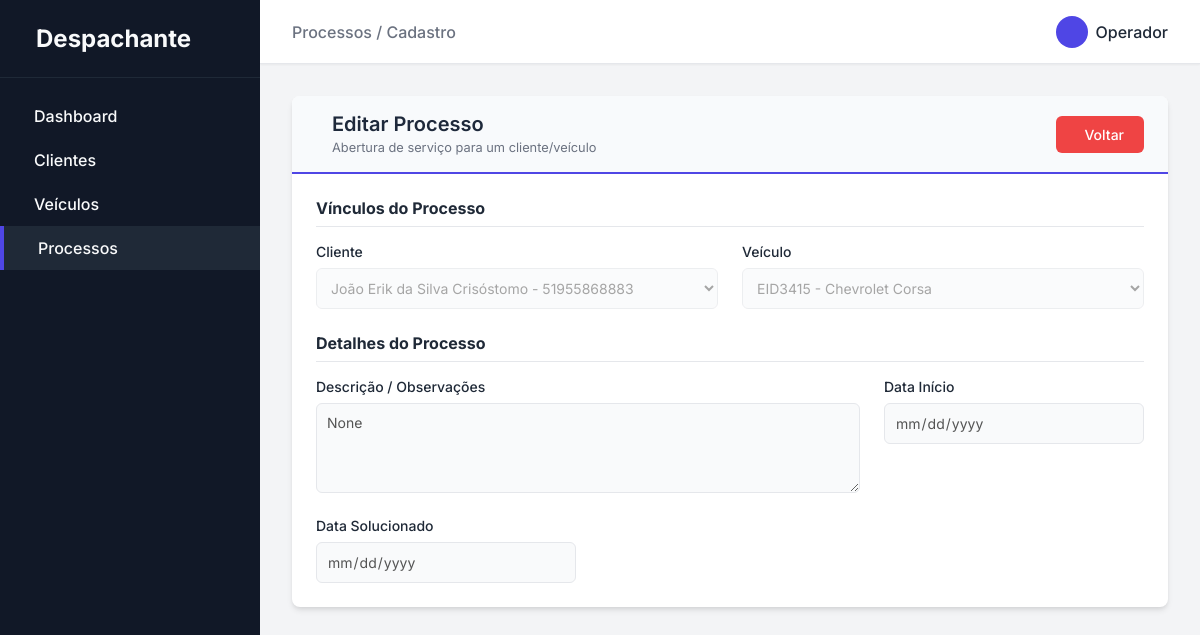
Page /processos/visualizar/1 on the committed database.
### app/models.py (models this page shows)
class Processo(db.Model):
    __tablename__ = 'processo'
    id = db.Column(db.Integer, primary_key=True)
    veiculo_id = db.Column(db.Integer, db.ForeignKey('veiculo.id'))
    cliente_id = db.Column(db.Integer, db.ForeignKey('cliente.id'))
    status = db.Column(db.String(50), nullable=False, default='Em Andamento')
    descricao = db.Column(db.Text, nullable=True)
    data_inicio = db.Column(db.Date, nullable=True)
    data_solucionado = db.Column(db.Date, nullable=True)

class Cliente(db.Model):
    __tablename__ = 'cliente'
    id = db.Column(db.Integer, primary_key=True)
    nome = db.Column(db.String(50), nullable=False)
    vencimento_cnh = db.Column(db.Date, nullable=False)
    nome_pai = db.Column(db.String(50), nullable=False)
    nome_mae = db.Column(db.String(50), nullable=False)
    cpf__cnpj = db.Column(db.String(50), nullable=False)
    rg = db.Column(db.String(50), nullable=False)
    data_nascimento = db.Column(db.Date, nullable=False)
    email = db.Column(db.String(50), nullable=False)
    telefone = db.Column(db.String(50), nullable=False)
    endereco_id = db.Column(db.Integer, db.ForeignKey('endereco.id'))
    veiculos = db.relationship('Veiculo', backref='cliente', lazy=True)
    processos = db.relationship('Processo', backref='cliente', lazy=True)

class Veiculo(db.Model):
    __tablename__ = 'veiculo'
    id = db.Column(db.Integer, primary_key=True)
    placa = db.Column(db.String(50), nullable=False)
    renavam = db.Column(db.String(50), nullable=False)
    chassis = db.Column(db.String(50), nullable=False)
    grupo = db.Column(db.String(50), nullable=False)
    placa_anterior = db.Column(db.String(50), nullable=False)
    proprietario_anterior = db.Column(db.String(50), nullable=False)
    cpf__cnpj_anterior = db.Column(db.String(50), nullable=False)
    marca__modelo = db.Column(db.String(50), nullable=False)
    tipo = db.Column(db.String(50), nullable=False)
    especie = db.Column(db.String(50), nullable=False)
    cor = db.Column(db.String(50), nullable=False)
    combustivel = db.Column(db.String(50), nullable=False)
    categoria = db.Column(db.String(50), nullable=False)
    ano_fabricacao = db.Column(db.String(50), nullable=False)
    ano_modelo = db.Column(db.String(50), nullable=False)
    cilindradas = db.Column(db.String(50), nullable=False)
    potencia = db.Column(db.String(50), nullable=False)
    passageiros = db.Column(db.String(50), nullable=False)
    proprietario_id = db.Column(db.Integer, db.ForeignKey('cliente.id'))
    processos = db.relationship('Processo', backref='veiculo', lazy=True)

### app/routes/home.py (the view)
@bp.route('/processos/visualizar/<int:id>')
def processo_visualizar(id):
    processo = Processo.query.get_or_404(id)
    clientes = Cliente.query.all()
    veiculos = Veiculo.query.all()
    return render_template('processos/form.html', clientes=clientes, veiculos=veiculos, processo=processo, visualizar=True)

### app/templates/processos/form.html (shortened to what this page needs)
{% extends 'base.html' %}
{% block breadcrumb %}Processos / Cadastro{% endblock %}
{% block content %}
<div class="card">
    <div class="card-header" style="background-color: #f8fafc; margin: -1.5rem -1.5rem 1.5rem -1.5rem; padding: 1rem 1.5rem; border-top-left-radius: 0.5rem; border-top-right-radius: 0.5rem; border-bottom: 2px solid var(--primary-color);">
        <div style="display: flex; align-items: center; gap: 1rem;">
            <div>
                <h2 class="card-title" style="margin-bottom: 0; color: #1e293b;">{{ 'Editar Processo' if processo else 'Novo Processo' }}</h2>
                <span style="font-size: 0.8rem; color: var(--text-muted);">Abertura de serviço para um cliente/veículo</span>
            </div>
        </div>
        <div style="display: flex; gap: 0.5rem;">
            <a href="{{ url_for('home.processos') }}" class="btn btn-danger">{% if visualizar %}Voltar{% else %}Cancelar{% endif %}</a>
        </div>
    </div>
    <form id="processoForm" action="{{ url_for('home.processo_editar', id=processo.id) if processo else url_for('home.processo_novo') }}" method="POST">
        <fieldset {% if visualizar %}disabled{% endif %} style="border: none; padding: 0; margin: 0;">
        <h3 style="font-size: 1rem; color: var(--text-main); margin-bottom: 1rem; border-bottom: 1px solid var(--border-color); padding-bottom: 0.5rem;">Vínculos do Processo</h3>
        <div class="form-grid">
            <div class="form-group">
                <label class="form-label">Cliente</label>
                <select class="form-control" name="cliente_id">
                    {% for cliente in clientes %}
                    <option value="{{ cliente.id }}" {% if processo and processo.cliente_id == cliente.id %}selected{% endif %}>{{ cliente.nome }} - {{ cliente.cpf__cnpj }}</option>
                    {% endfor %}
                </select>
            </div>
            <div class="form-group">
                <label class="form-label">Veículo</label>
                <select class="form-control" name="veiculo_id">
                    {% for veiculo in veiculos %}
                    <option value="{{ veiculo.id }}" {% if processo and processo.veiculo_id == veiculo.id %}selected{% endif %}>{{ veiculo.placa }} - {{ veiculo.marca__modelo }}</option>
                    {% endfor %}
                </select>
            </div>
        </div>
        <h3 style="font-size: 1rem; color: var(--text-main); margin-top: 1.5rem; margin-bottom: 1rem; border-bottom: 1px solid var(--border-color); padding-bottom: 0.5rem;">Detalhes do Processo</h3>
        <div class="form-grid">
            <div class="form-group" style="grid-column: span 2;">
                <label class="form-label">Descrição / Observações</label>
                <textarea class="form-control" name="descricao" rows="4">{{ processo.descricao if processo else '' }}</textarea>
            </div>
            <div class="form-group">
                <label class="form-label">Data Início</label>
                <input type="date" class="form-control" name="data_inicio" value="{{ processo.data_inicio.strftime('%Y-%m-%d') if processo and processo.data_inicio else '' }}">
            </div>
            <div class="form-group">
                <label class="form-label">Data Solucionado</label>
                <input type="date" class="form-control" name="data_solucionado" value="{{ processo.data_solucionado.strftime('%Y-%m-%d') if processo and processo.data_solucionado else '' }}">
            </div>
        </div>
        </fieldset>
    </form>
</div>
{% endblock %}

### app/static/css/style.css (style rules this page uses)
:root { --primary-color: #4f46e5; --primary-hover: #4338ca; --bg-color: #f3f4f6; --card-bg: #ffffff; --text-main: #1f2937; --text-muted: #6b7280; --border-color: #e5e7eb; --sidebar-bg: #111827; --sidebar-text: #f9fafb; --sidebar-hover: #1f2937; --danger: #ef4444; --success: #10b981; }
* { margin: 0; padding: 0; box-sizing: border-box; }
body { font-family: 'Inter', -apple-system, BlinkMacSystemFont, "Segoe UI", Roboto, Helvetica, Arial, sans-serif; background-color: var(--bg-color); color: var(--text-main); display: flex; height: 100vh; overflow: hidden; }
.card { background-color: var(--card-bg); border-radius: 0.5rem; box-shadow: 0 4px 6px -1px rgba(0, 0, 0, 0.1), 0 2px 4px -1px rgba(0, 0, 0, 0.06); padding: 1.5rem; margin-bottom: 2rem; }
.card-header { display: flex; justify-content: space-between; align-items: center; margin-bottom: 1.5rem; padding-bottom: 1rem; border-bottom: 1px solid var(--border-color); }
.card-title { font-size: 1.25rem; font-weight: 600; }
.form-grid { display: grid; grid-template-columns: repeat(auto-fit, minmax(250px, 1fr)); gap: 1.5rem; }
.form-group { display: flex; flex-direction: column; gap: 0.5rem; }
.form-label { font-size: 0.875rem; font-weight: 500; color: var(--text-main); }
.form-control { padding: 0.625rem; border: 1px solid var(--border-color); border-radius: 0.375rem; font-family: inherit; font-size: 0.875rem; transition: border-color 0.2s, box-shadow 0.2s; background-color: #f9fafb; }
.btn { display: inline-flex; align-items: center; justify-content: center; padding: 0.625rem 1.25rem; border-radius: 0.375rem; font-weight: 500; font-size: 0.875rem; cursor: pointer; transition: all 0.2s; border: none; text-decoration: none; }
.btn-danger { background-color: var(--danger); color: white; }

### rows in the picture
Processo: cliente_id "João Erik da Silva Crisóstomo - 51955868883", veiculo_id "EID3415 - Chevrolet Corsa", descricao "None"

### other values in the picture
{{ 'Editar Processo' if processo else 'Novo Processo' }} "Editar Processo"
